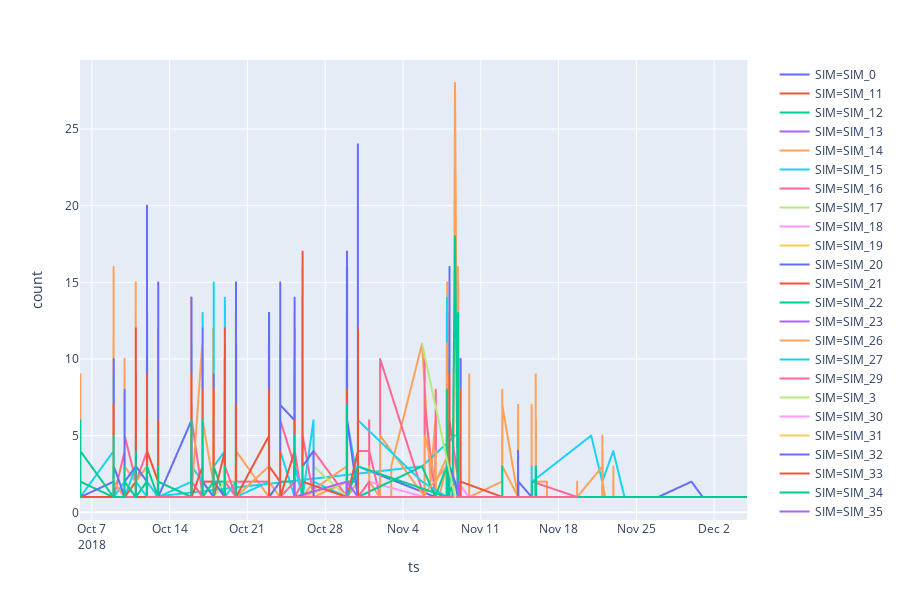

This figure's notebook cell:
### Code cell
simFig = px.line(simWithCountNumberPerDay, x='ts', y='count', color='SIM')
simFig

### Figure 1 — Plotly figure (JSON) as saved in the notebook; plotly's stock layout.template omitted (floating-point values rounded to 4 significant figures; data arrays with more than 128 entries replaced by an {"elided": "..."} marker saying what was removed)
{"data": [{"hoverlabel": {"namelength": 0}, "hovertemplate": "SIM=SIM_0<br>ts=%{x}<br>count=%{y}", "legendgroup": "SIM=SIM_0", "line": {"color": "#636efa", "dash": "solid"}, "mode": "lines", "name": "SIM=SIM_0", "showlegend": true, "type": "scattergl", "x": ["2018-10-05 23:17:07", "2018-10-05 23:17:09", "2018-10-08 22:46:44", "2018-10-08 22:46:45", "2018-10-08 22:46:56", "2018-10-08 23:01:46", "2018-10-08 23:02:22", "2018-10-08 23:16:43", "2018-10-08 23:16:49", "2018-10-08 23:16:53", "2018-10-08 23:16:55", "2018-10-08 23:16:59", "2018-10-09 22:47:10", "2018-10-09 23:02:14", "2018-10-10 23:01:33", "2018-10-10 23:01:37", "2018-10-10 23:01:46", "2018-10-10 23:02:10", "2018-10-10 23:17:09", "2018-10-10 23:17:11", "2018-10-11 23:01:47", "2018-10-11 23:02:13", "2018-10-11 23:16:53", "2018-10-12 23:16:37", "2018-10-12 23:16:55", "2018-10-15 22:46:48", "2018-10-15 23:01:39", "2018-10-15 23:01:47", "2018-10-15 23:01:54", "2018-10-15 23:02:00", "2018-10-15 23:02:01", "2018-10-15 23:02:04", "2018-10-15 23:16:57", "2018-10-15 23:17:00", "2018-10-15 23:17:02", "2018-10-15 23:17:12", "2018-10-15 23:17:13", "2018-10-15 23:17:14", "2018-10-16 22:46:53", "2018-10-16 23:02:14", "2018-10-16 23:16:55", "2018-10-16 23:16:57", "2018-10-16 23:16:59", "2018-10-16 23:17:13", "2018-10-16 23:17:21", "2018-10-17 23:02:07", "2018-10-17 23:02:23", "2018-10-17 23:17:35", "2018-10-17 23:17:42", "2018-10-18 23:02:08", "2018-10-18 23:02:22", "2018-10-18 23:16:50", "2018-10-18 23:16:55", "2018-10-18 23:17:13", "2018-10-18 23:17:28", "2018-10-19 23:02:02", "2018-10-19 23:17:19", "2018-10-19 23:18:16", "2018-10-19 23:18:22", "2018-10-19 23:18:28", "2018-10-23 23:01:51", "2018-10-23 23:02:03", "2018-10-25 05:04:04", "2018-10-25 05:04:09", "2018-10-25 05:16:54", "2018-10-25 05:17:20", "2018-10-25 05:17:31", "2018-10-25 05:32:12", "2018-10-25 05:32:30", "2018-10-25 05:47:09", "2018-10-25 06:02:15", "2018-10-25 06:02:17", "2018-10-25 22:47:23", "2018-10-25 22:47:25", "2018-10-25 23:02:04", "2018-10-29 22:46:46", "2018-10-29 22:47:17", "2018-10-29 23:01:10", "2018-10-29 23:01:34", "2018-10-30 23:01:01", "2018-11-06 22:16:01", "2018-11-07 23:01:10", "2018-11-07 23:01:21", "2018-11-07 23:01:36", "2018-11-07 23:17:09", "2018-11-07 23:17:25", "2018-11-07 23:17:29", "2018-11-07 23:17:59", "2018-11-07 23:31:17", "2018-11-07 23:31:18", "2018-11-07 23:31:27", "2018-11-07 23:46:28", "2018-11-07 23:46:55", "2018-11-08 00:01:21", "2018-11-08 00:01:38", "2018-11-08 00:19:39", "2018-11-08 00:19:53", "2018-11-08 00:20:16", "2018-11-08 00:20:35", "2018-11-08 00:20:55", "2018-11-08 05:02:03", "2018-11-08 05:02:07", "2018-11-08 05:02:08", "2018-11-08 05:02:22", "2018-11-08 05:03:10", "2018-11-08 05:03:13", "2018-11-08 05:03:51", "2018-11-08 16:50:40", "2018-11-08 23:16:20", "2018-11-08 23:16:24", "2018-11-08 23:16:25", "2018-11-08 23:16:28", "2018-11-08 23:16:29", "2018-11-08 23:16:31", "2018-11-08 23:16:47", "2018-11-08 23:31:34", "2018-11-08 23:31:43", "2018-11-08 23:31:47", "2018-11-08 23:46:56", "2018-11-08 23:46:57", "2018-11-08 23:47:03", "2018-11-08 23:47:09", "2018-11-09 00:01:29", "2018-11-09 23:31:06", "2018-11-15 14:31:31", "2018-11-15 23:46:49"], "xaxis": "x", "y": [1, 1, 1, 1, 1, 1, 1, 1, 1, 1, 1, 1, 1, 1, 1, 1, 1, 1, 1, 1, 1, 1, 2, 1, 1, 1, 1, 1, 1, 2, 1, 1, 1, 1, 1, 1, 1, 1, 1, 1, 1, 1, 1, 1, 1, 2, 1, 1, 1, 1, 1, 1, 1, 1, 1, 1, 1, 1, 1, 1, 1, 1, 1, 1, 1, 1, 1, 1, 1, 1, 1, 1, 1, 1, 1, 1, 1, 1, 1, 3, 1, 1, 1, 1, 1, 1, 1, 1, 1, 1, 1, 1, 1, 1, 1, 1, 1, 1, 1, 1, 1, 1, 1, 1, 1, 1, 1, 1, 1, 2, 1, 1, 1, 1, 1, 1, 2, 1, 1, 1, 1, 1, 1, 1, 1, 1], "yaxis": "y"}, {"hoverlabel": {"namelength": 0}, "hovertemplate": "SIM=SIM_11<br>ts=%{x}<br>count=%{y}", "legendgroup": "SIM=SIM_11", "line": {"color": "#EF553B", "dash": "solid"}, "mode": "lines", "name": "SIM=SIM_11", "showlegend": true, "type": "scattergl", "x": ["2018-11-05 17:41:10"], "xaxis": "x", "y": [5], "yaxis": "y"}, {"hoverlabel": {"namelength": 0}, "hovertemplate": "SIM=SIM_12<br>ts=%{x}<br>count=%{y}", "legendgroup": "SIM=SIM_12", "line": {"color": "#00cc96", "dash": "solid"}, "mode": "lines", "name": "SIM=SIM_12", "showlegend": true, "type": "scattergl", "x": ["2018-11-05 17:41:10"], "xaxis": "x", "y": [1], "yaxis": "y"}, {"hoverlabel": {"namelength": 0}, "hovertemplate": "SIM=SIM_13<br>ts=%{x}<br>count=%{y}", "legendgroup": "SIM=SIM_13", "line": {"color": "#ab63fa", "dash": "solid"}, "mode": "lines", "name": "SIM=SIM_13", "showlegend": true, "type": "scattergl", "x": ["2018-11-05 17:41:10"], "xaxis": "x", "y": [3], "yaxis": "y"}, {"hoverlabel": {"namelength": 0}, "hovertemplate": "SIM=SIM_14<br>ts=%{x}<br>count=%{y}", "legendgroup": "SIM=SIM_14", "line": {"color": "#FFA15A", "dash": "solid"}, "mode": "lines", "name": "SIM=SIM_14", "showlegend": true, "type": "scattergl", "x": {"elided": "2455 str values"}, "xaxis": "x", "y": {"elided": "2455 int values"}, "yaxis": "y"}, {"hoverlabel": {"namelength": 0}, "hovertemplate": "SIM=SIM_15<br>ts=%{x}<br>count=%{y}", "legendgroup": "SIM=SIM_15", "line": {"color": "#19d3f3", "dash": "solid"}, "mode": "lines", "name": "SIM=SIM_15", "showlegend": true, "type": "scattergl", "x": ["2018-10-12 09:42:48", "2018-11-05 17:41:10", "2018-11-08 16:50:40"], "xaxis": "x", "y": [1, 3, 5], "yaxis": "y"}, {"hoverlabel": {"namelength": 0}, "hovertemplate": "SIM=SIM_16<br>ts=%{x}<br>count=%{y}", "legendgroup": "SIM=SIM_16", "line": {"color": "#FF6692", "dash": "solid"}, "mode": "lines", "name": "SIM=SIM_16", "showlegend": true, "type": "scattergl", "x": {"elided": "319 str values"}, "xaxis": "x", "y": {"elided": "319 int values"}, "yaxis": "y"}, {"hoverlabel": {"namelength": 0}, "hovertemplate": "SIM=SIM_17<br>ts=%{x}<br>count=%{y}", "legendgroup": "SIM=SIM_17", "line": {"color": "#B6E880", "dash": "solid"}, "mode": "lines", "name": "SIM=SIM_17", "showlegend": true, "type": "scattergl", "x": ["2018-10-11 22:46:31", "2018-10-15 23:02:01", "2018-10-15 23:16:58", "2018-10-17 23:02:06", "2018-10-19 23:18:34", "2018-10-25 05:17:21", "2018-10-25 05:17:29", "2018-10-25 05:32:04", "2018-10-25 05:47:36", "2018-10-25 23:02:21", "2018-10-25 23:02:24", "2018-10-29 22:47:04", "2018-10-29 23:01:22", "2018-10-29 23:16:52", "2018-10-30 23:01:02", "2018-11-08 00:20:28", "2018-11-08 23:47:07", "2018-11-19 16:52:47"], "xaxis": "x", "y": [1, 1, 1, 1, 1, 1, 1, 1, 1, 1, 1, 1, 1, 1, 1, 1, 1, 1], "yaxis": "y"}, {"hoverlabel": {"namelength": 0}, "hovertemplate": "SIM=SIM_18<br>ts=%{x}<br>count=%{y}", "legendgroup": "SIM=SIM_18", "line": {"color": "#FF97FF", "dash": "solid"}, "mode": "lines", "name": "SIM=SIM_18", "showlegend": true, "type": "scattergl", "x": ["2018-10-08 22:16:40", "2018-10-08 22:16:43", "2018-10-08 23:01:36", "2018-10-08 23:01:37", "2018-10-08 23:01:40", "2018-10-08 23:02:16", "2018-10-08 23:02:17", "2018-10-09 22:31:30", "2018-10-09 22:46:46", "2018-10-09 22:47:01", "2018-10-10 22:31:31", "2018-10-10 23:01:58", "2018-10-10 23:02:11", "2018-10-10 23:02:13", "2018-10-11 22:46:36", "2018-10-11 23:02:04", "2018-10-11 23:02:18", "2018-10-12 23:16:42", "2018-10-12 23:16:43", "2018-10-12 23:16:49", "2018-10-12 23:16:58", "2018-10-15 22:16:36", "2018-10-15 22:46:38", "2018-10-15 23:16:36", "2018-10-15 23:16:37", "2018-10-15 23:16:41", "2018-10-15 23:16:47", "2018-10-15 23:16:51", "2018-10-16 23:02:29", "2018-10-16 23:02:30", "2018-10-16 23:02:31", "2018-10-17 22:31:42", "2018-10-17 23:17:03", "2018-10-17 23:17:20", "2018-10-17 23:17:44", "2018-10-17 23:17:47", "2018-10-18 23:16:54", "2018-10-18 23:17:04", "2018-10-18 23:17:06", "2018-10-18 23:17:19", "2018-10-18 23:17:32", "2018-10-18 23:17:33", "2018-10-19 23:17:08", "2018-10-19 23:17:09", "2018-10-22 22:16:49", "2018-10-22 22:16:50", "2018-10-22 22:31:36", "2018-10-22 22:47:03", "2018-10-22 22:47:04", "2018-10-22 22:47:05", "2018-10-22 22:47:06", "2018-10-23 22:31:38", "2018-10-23 22:31:44", "2018-10-23 23:01:50", "2018-10-23 23:01:55", "2018-10-23 23:01:56", "2018-10-23 23:02:04", "2018-10-25 06:01:51", "2018-10-25 22:32:38", "2018-10-25 22:32:41", "2018-10-25 22:47:07", "2018-10-25 22:47:11", "2018-10-25 22:47:33", "2018-10-25 23:02:37", "2018-10-26 22:46:59", "2018-10-26 22:47:01", "2018-10-26 22:47:07", "2018-10-29 23:01:40", "2018-10-29 23:01:47", "2018-10-31 22:46:25", "2018-10-31 22:46:37", "2018-10-31 22:46:38", "2018-11-05 22:31:02", "2018-11-06 12:31:05", "2018-11-06 22:31:04", "2018-11-06 22:31:08", "2018-11-06 22:46:23", "2018-11-06 22:46:24", "2018-11-06 22:46:26", "2018-11-07 22:31:06", "2018-11-07 22:31:07", "2018-11-07 23:18:01", "2018-11-07 23:18:02", "2018-11-07 23:18:03", "2018-11-08 22:46:49", "2018-11-08 22:46:52", "2018-11-08 22:46:58", "2018-11-09 22:46:52", "2018-11-15 22:46:44"], "xaxis": "x", "y": [1, 1, 1, 2, 1, 2, 1, 1, 1, 1, 1, 1, 1, 1, 1, 1, 1, 1, 1, 1, 1, 1, 1, 1, 1, 1, 1, 1, 1, 2, 2, 1, 1, 1, 1, 1, 2, 1, 1, 1, 2, 1, 1, 1, 1, 1, 1, 1, 1, 4, 1, 1, 1, 1, 1, 1, 1, 1, 1, 1, 1, 1, 1, 1, 1, 1, 2, 1, 1, 1, 1, 2, 1, 1, 1, 1, 1, 1, 1, 1, 2, 1, 2, 1, 1, 2, 2, 1, 1], "yaxis": "y"}, {"hoverlabel": {"namelength": 0}, "hovertemplate": "SIM=SIM_19<br>ts=%{x}<br>count=%{y}", "legendgroup": "SIM=SIM_19", "line": {"color": "#FECB52", "dash": "solid"}, "mode": "lines", "name": "SIM=SIM_19", "showlegend": true, "type": "scattergl", "x": ["2018-10-08 23:01:38", "2018-10-10 23:01:34", "2018-10-12 22:31:35", "2018-10-12 23:01:36", "2018-10-15 22:31:33", "2018-10-15 23:16:36", "2018-10-16 22:31:58", "2018-10-16 22:46:47", "2018-10-18 22:46:51", "2018-10-18 22:46:52", "2018-10-18 23:16:54", "2018-10-18 23:17:24", "2018-10-22 22:47:02", "2018-10-25 05:04:33", "2018-10-25 05:04:55", "2018-10-25 06:01:47", "2018-10-26 22:47:02", "2018-10-26 23:01:39", "2018-10-29 23:01:48", "2018-10-31 22:46:32", "2018-11-06 22:31:08", "2018-11-06 22:46:27", "2018-11-07 23:01:44"], "xaxis": "x", "y": [1, 1, 1, 1, 1, 1, 1, 1, 1, 1, 1, 1, 1, 1, 1, 1, 1, 1, 1, 1, 1, 1, 1], "yaxis": "y"}, {"hoverlabel": {"namelength": 0}, "hovertemplate": "SIM=SIM_20<br>ts=%{x}<br>count=%{y}", "legendgroup": "SIM=SIM_20", "line": {"color": "#636efa", "dash": "solid"}, "mode": "lines", "name": "SIM=SIM_20", "showlegend": true, "type": "scattergl", "x": ["2018-10-16 22:31:58", "2018-10-16 23:02:31", "2018-10-17 22:16:48"], "xaxis": "x", "y": [1, 1, 1], "yaxis": "y"}, {"hoverlabel": {"namelength": 0}, "hovertemplate": "SIM=SIM_21<br>ts=%{x}<br>count=%{y}", "legendgroup": "SIM=SIM_21", "line": {"color": "#EF553B", "dash": "solid"}, "mode": "lines", "name": "SIM=SIM_21", "showlegend": true, "type": "scattergl", "x": ["2018-11-06 22:46:26"], "xaxis": "x", "y": [1], "yaxis": "y"}, {"hoverlabel": {"namelength": 0}, "hovertemplate": "SIM=SIM_22<br>ts=%{x}<br>count=%{y}", "legendgroup": "SIM=SIM_22", "line": {"color": "#00cc96", "dash": "solid"}, "mode": "lines", "name": "SIM=SIM_22", "showlegend": true, "type": "scattergl", "x": ["2018-10-08 23:02:16", "2018-10-10 23:01:59", "2018-10-18 22:32:06", "2018-11-05 17:41:10", "2018-11-07 23:17:15", "2018-11-07 23:18:02", "2018-11-08 16:50:40", "2018-11-08 22:46:42", "2018-11-08 22:46:47", "2018-11-19 22:46:19"], "xaxis": "x", "y": [1, 1, 1, 1, 1, 1, 2, 1, 1, 1], "yaxis": "y"}, {"hoverlabel": {"namelength": 0}, "hovertemplate": "SIM=SIM_23<br>ts=%{x}<br>count=%{y}", "legendgroup": "SIM=SIM_23", "line": {"color": "#ab63fa", "dash": "solid"}, "mode": "lines", "name": "SIM=SIM_23", "showlegend": true, "type": "scattergl", "x": ["2018-10-08 23:01:38", "2018-10-09 22:47:15", "2018-10-18 22:47:01", "2018-10-22 22:16:43", "2018-10-23 23:01:53", "2018-10-23 23:02:00"], "xaxis": "x", "y": [1, 1, 1, 1, 1, 1], "yaxis": "y"}, {"hoverlabel": {"namelength": 0}, "hovertemplate": "SIM=SIM_26<br>ts=%{x}<br>count=%{y}", "legendgroup": "SIM=SIM_26", "line": {"color": "#FFA15A", "dash": "solid"}, "mode": "lines", "name": "SIM=SIM_26", "showlegend": true, "type": "scattergl", "x": ["2018-10-09 23:01:42", "2018-10-10 23:31:27", "2018-10-11 23:31:30", "2018-10-11 23:31:31", "2018-10-11 23:31:32", "2018-10-11 23:31:34", "2018-10-11 23:31:35", "2018-10-11 23:31:39", "2018-10-11 23:31:41", "2018-10-11 23:31:42", "2018-10-12 23:31:30", "2018-10-12 23:31:37", "2018-10-12 23:31:38", "2018-10-15 23:46:45", "2018-10-15 23:46:48", "2018-10-15 23:46:49", "2018-10-15 23:46:51", "2018-10-16 00:01:35", "2018-10-16 00:01:39", "2018-10-16 00:01:42", "2018-10-16 00:01:43", "2018-10-16 00:01:49", "2018-10-16 00:01:50", "2018-10-16 00:01:51", "2018-10-16 00:01:52", "2018-10-16 00:01:53", "2018-10-16 00:01:59", "2018-10-16 00:02:00", "2018-10-16 23:47:25", "2018-10-16 23:47:38", "2018-10-17 23:32:05", "2018-10-17 23:32:06", "2018-10-17 23:32:10", "2018-10-17 23:32:11", "2018-10-17 23:32:12", "2018-10-17 23:32:14", "2018-10-17 23:32:15", "2018-10-17 23:32:17", "2018-10-17 23:32:19", "2018-10-18 23:46:45", "2018-10-18 23:46:47", "2018-10-18 23:46:56", "2018-10-19 23:49:07", "2018-10-22 22:16:51", "2018-10-22 23:16:41", "2018-10-22 23:16:42", "2018-10-22 23:16:43", "2018-10-22 23:16:44", "2018-10-22 23:16:48", "2018-10-23 22:16:41", "2018-10-23 23:16:49", "2018-10-25 06:32:04", "2018-10-25 06:32:06", "2018-10-25 23:31:50", "2018-10-25 23:32:12", "2018-10-25 23:32:17", "2018-10-25 23:32:21", "2018-10-26 23:16:47", "2018-10-26 23:16:48", "2018-10-26 23:16:49", "2018-10-26 23:16:50", "2018-10-26 23:16:57", "2018-10-29 23:46:39", "2018-10-29 23:46:40", "2018-10-29 23:46:46", "2018-10-29 23:46:53", "2018-10-29 23:47:01", "2018-10-31 22:16:02", "2018-10-31 23:31:04", "2018-10-31 23:31:05", "2018-10-31 23:31:06", "2018-10-31 23:31:07", "2018-10-31 23:31:08", "2018-10-31 23:31:09", "2018-10-31 23:31:10", "2018-10-31 23:31:11", "2018-10-31 23:31:12", "2018-10-31 23:31:13", "2018-10-31 23:31:14", "2018-10-31 23:31:15", "2018-11-01 22:16:03", "2018-11-01 22:16:04", "2018-11-01 23:01:02", "2018-11-01 23:01:05", "2018-11-05 23:31:03", "2018-11-05 23:31:05", "2018-11-05 23:31:06", "2018-11-05 23:31:09", "2018-11-05 23:31:10", "2018-11-05 23:31:12", "2018-11-05 23:31:13", "2018-11-06 23:31:03", "2018-11-06 23:31:04", "2018-11-06 23:31:05", "2018-11-06 23:31:06", "2018-11-06 23:31:08", "2018-11-06 23:31:09", "2018-11-08 05:04:06", "2018-11-08 05:04:08", "2018-11-08 05:04:09", "2018-11-08 05:04:11", "2018-11-08 05:04:12", "2018-11-08 05:04:15", "2018-11-08 05:04:18", "2018-11-08 05:04:19", "2018-11-08 05:04:20"], "xaxis": "x", "y": [1, 2, 1, 3, 1, 1, 1, 1, 3, 2, 1, 2, 1, 1, 1, 1, 1, 1, 1, 1, 1, 1, 1, 1, 2, 1, 2, 1, 1, 1, 2, 5, 1, 1, 2, 3, 1, 1, 1, 1, 3, 1, 1, 1, 1, 1, 1, 1, 1, 1, 1, 2, 1, 1, 1, 1, 1, 2, 3, 1, 1, 1, 2, 2, 2, 1, 1, 1, 1, 1, 2, 1, 2, 3, 2, 2, 1, 3, 1, 2, 1, 2, 1, 5, 1, 1, 1, 2, 3, 1, 5, 2, 4, 2, 1, 1, 2, 4, 1, 2, 4, 4, 1, 1, 2, 1], "yaxis": "y"}, {"hoverlabel": {"namelength": 0}, "hovertemplate": "SIM=SIM_27<br>ts=%{x}<br>count=%{y}", "legendgroup": "SIM=SIM_27", "line": {"color": "#19d3f3", "dash": "solid"}, "mode": "lines", "name": "SIM=SIM_27", "showlegend": true, "type": "scattergl", "x": {"elided": "535 str values"}, "xaxis": "x", "y": {"elided": "535 int values"}, "yaxis": "y"}, {"hoverlabel": {"namelength": 0}, "hovertemplate": "SIM=SIM_29<br>ts=%{x}<br>count=%{y}", "legendgroup": "SIM=SIM_29", "line": {"color": "#FF6692", "dash": "solid"}, "mode": "lines", "name": "SIM=SIM_29", "showlegend": true, "type": "scattergl", "x": ["2018-10-08 23:01:47", "2018-10-08 23:17:01", "2018-10-08 23:17:03", "2018-10-09 22:46:55", "2018-10-09 22:46:59", "2018-10-10 23:01:33", "2018-10-11 23:01:55", "2018-10-12 23:16:43", "2018-10-12 23:17:00", "2018-10-16 23:02:26", "2018-10-17 23:02:07", "2018-10-17 23:17:32", "2018-10-18 23:16:52", "2018-10-18 23:16:53", "2018-10-18 23:17:17", "2018-10-18 23:17:25", "2018-10-18 23:32:31", "2018-10-19 23:17:14", "2018-10-25 05:04:00", "2018-10-25 05:17:25", "2018-10-25 05:47:08", "2018-10-25 23:01:55", "2018-10-25 23:02:13", "2018-10-29 23:01:16", "2018-10-29 23:01:45", "2018-11-08 05:02:43", "2018-11-08 05:02:52", "2018-11-08 05:03:15", "2018-11-08 22:46:46", "2018-11-09 00:24:01", "2018-11-09 05:02:44", "2018-11-21 22:46:24"], "xaxis": "x", "y": [1, 1, 2, 1, 1, 1, 1, 1, 1, 1, 1, 1, 1, 1, 1, 1, 1, 1, 1, 1, 1, 1, 1, 1, 1, 1, 1, 1, 1, 1, 1, 1], "yaxis": "y"}, {"hoverlabel": {"namelength": 0}, "hovertemplate": "SIM=SIM_3<br>ts=%{x}<br>count=%{y}", "legendgroup": "SIM=SIM_3", "line": {"color": "#B6E880", "dash": "solid"}, "mode": "lines", "name": "SIM=SIM_3", "showlegend": true, "type": "scattergl", "x": ["2018-11-05 17:41:10"], "xaxis": "x", "y": [5], "yaxis": "y"}, {"hoverlabel": {"namelength": 0}, "hovertemplate": "SIM=SIM_30<br>ts=%{x}<br>count=%{y}", "legendgroup": "SIM=SIM_30", "line": {"color": "#FF97FF", "dash": "solid"}, "mode": "lines", "name": "SIM=SIM_30", "showlegend": true, "type": "scattergl", "x": ["2018-10-08 22:46:58", "2018-10-08 23:01:48", "2018-10-08 23:01:55", "2018-10-09 22:46:58", "2018-10-09 22:47:13", "2018-10-10 23:01:55", "2018-10-10 23:02:00", "2018-10-11 23:02:10", "2018-10-11 23:16:55", "2018-10-12 23:01:54", "2018-10-12 23:16:48", "2018-10-12 23:16:59", "2018-10-12 23:17:02", "2018-10-15 22:46:50", "2018-10-15 23:01:56", "2018-10-15 23:16:45", "2018-10-15 23:32:16", "2018-10-17 23:02:28", "2018-10-17 23:02:33", "2018-10-17 23:17:44", "2018-10-18 23:32:34", "2018-10-18 23:32:36", "2018-10-19 23:02:08", "2018-10-19 23:17:18", "2018-10-19 23:17:22", "2018-10-19 23:18:02", "2018-10-19 23:18:25", "2018-10-25 05:04:38", "2018-10-25 05:17:18", "2018-10-25 05:17:19", "2018-10-25 05:32:21", "2018-10-25 06:02:03", "2018-10-25 23:17:25", "2018-10-25 23:17:28", "2018-10-29 23:01:17", "2018-11-07 23:46:47", "2018-11-08 00:01:26", "2018-11-08 00:01:34", "2018-11-08 00:01:38", "2018-11-08 00:20:23", "2018-11-08 00:20:38", "2018-11-08 05:03:11", "2018-11-08 23:16:24", "2018-11-08 23:16:32", "2018-11-09 00:21:46", "2018-11-09 00:22:08", "2018-11-09 00:25:38", "2018-11-14 09:16:19"], "xaxis": "x", "y": [1, 1, 1, 1, 1, 1, 1, 1, 1, 1, 1, 1, 1, 1, 1, 1, 1, 1, 1, 1, 1, 1, 1, 1, 1, 1, 1, 1, 1, 1, 1, 1, 1, 1, 1, 1, 1, 1, 1, 1, 1, 1, 1, 1, 2, 1, 1, 1], "yaxis": "y"}, {"hoverlabel": {"namelength": 0}, "hovertemplate": "SIM=SIM_31<br>ts=%{x}<br>count=%{y}", "legendgroup": "SIM=SIM_31", "line": {"color": "#FECB52", "dash": "solid"}, "mode": "lines", "name": "SIM=SIM_31", "showlegend": true, "type": "scattergl", "x": ["2018-10-08 22:46:54", "2018-10-08 22:46:55", "2018-10-08 23:01:36", "2018-10-08 23:16:32", "2018-10-08 23:16:41", "2018-10-09 22:46:43", "2018-10-09 23:01:50", "2018-10-09 23:02:09", "2018-10-10 23:01:51", "2018-10-10 23:02:03", "2018-10-10 23:02:12", "2018-10-10 23:16:48", "2018-10-10 23:17:12", "2018-10-11 22:46:31", "2018-10-11 23:02:07", "2018-10-11 23:02:09", "2018-10-11 23:16:45", "2018-10-11 23:16:56", "2018-10-12 23:01:34", "2018-10-12 23:01:46", "2018-10-12 23:01:49", "2018-10-12 23:02:02", "2018-10-12 23:16:39", "2018-10-12 23:16:57", "2018-10-12 23:16:58", "2018-10-15 23:01:48", "2018-10-15 23:01:56", "2018-10-15 23:02:09", "2018-10-15 23:02:15", "2018-10-15 23:02:19", "2018-10-15 23:16:43", "2018-10-15 23:16:51", "2018-10-15 23:16:53", "2018-10-15 23:16:55", "2018-10-15 23:16:56", "2018-10-15 23:17:04", "2018-10-15 23:31:35", "2018-10-16 23:16:56", "2018-10-16 23:17:09", "2018-10-17 23:01:57", "2018-10-17 23:02:04", "2018-10-17 23:02:30", "2018-10-17 23:17:44", "2018-10-18 23:01:49", "2018-10-18 23:01:53", "2018-10-18 23:02:16", "2018-10-18 23:02:23", "2018-10-18 23:17:06", "2018-10-18 23:17:16", "2018-10-18 23:17:20", "2018-10-19 23:02:15", "2018-10-19 23:17:11", "2018-10-19 23:17:12", "2018-10-19 23:17:16", "2018-10-19 23:17:30", "2018-10-23 22:47:08", "2018-10-25 05:17:22", "2018-10-25 05:17:23", "2018-10-25 05:31:55", "2018-10-25 05:32:00", "2018-10-25 05:32:14", "2018-10-25 05:32:31", "2018-10-25 05:47:37", "2018-10-25 06:01:54", "2018-10-25 06:02:21", "2018-10-25 22:47:15", "2018-10-25 23:01:55", "2018-10-29 22:46:46", "2018-10-29 22:47:06", "2018-10-29 23:01:38", "2018-10-29 23:01:44", "2018-11-07 22:31:08", "2018-11-07 22:31:10", "2018-11-07 23:01:11", "2018-11-07 23:01:13", "2018-11-07 23:01:16", "2018-11-07 23:01:22", "2018-11-07 23:01:24", "2018-11-07 23:17:14", "2018-11-07 23:17:16", "2018-11-07 23:17:23", "2018-11-07 23:17:36", "2018-11-07 23:17:41", "2018-11-07 23:31:16", "2018-11-07 23:31:28", "2018-11-07 23:31:32", "2018-11-07 23:46:49", "2018-11-08 00:01:03", "2018-11-08 00:01:06", "2018-11-08 00:01:07", "2018-11-08 00:01:37", "2018-11-08 00:01:41", "2018-11-08 00:20:13", "2018-11-08 00:20:24", "2018-11-08 00:20:57", "2018-11-08 00:21:02", "2018-11-08 00:21:03", "2018-11-08 00:21:08", "2018-11-08 00:35:20", "2018-11-08 00:35:31", "2018-11-08 05:02:15", "2018-11-08 05:02:20", "2018-11-08 05:02:24", "2018-11-08 05:02:25", "2018-11-08 05:03:26", "2018-11-08 05:03:45", "2018-11-08 05:03:50", "2018-11-08 05:03:56", "2018-11-08 22:46:47", "2018-11-08 23:16:22", "2018-11-08 23:16:37", "2018-11-08 23:16:47", "2018-11-08 23:31:26", "2018-11-08 23:31:50", "2018-11-08 23:47:11", "2018-11-12 22:46:25", "2018-11-12 23:01:11", "2018-11-14 09:16:20", "2018-11-15 14:46:49", "2018-11-15 23:01:26"], "xaxis": "x", "y": [1, 1, 2, 1, 1, 1, 1, 1, 1, 1, 1, 1, 1, 1, 1, 1, 1, 1, 1, 1, 1, 1, 1, 1, 1, 1, 1, 2, 1, 1, 1, 1, 1, 1, 1, 1, 1, 1, 1, 1, 1, 2, 1, 1, 1, 1, 1, 1, 1, 1, 1, 1, 1, 1, 1, 1, 1, 1, 2, 1, 1, 1, 1, 1, 1, 1, 1, 2, 1, 1, 1, 1, 1, 1, 1, 1, 1, 1, 1, 1, 1, 1, 1, 1, 1, 1, 2, 1, 1, 1, 1, 2, 1, 1, 1, 1, 1, 1, 1, 1, 1, 2, 1, 1, 1, 1, 1, 1, 1, 1, 1, 1, 1, 1, 1, 1, 1, 1, 1, 1], "yaxis": "y"}, {"hoverlabel": {"namelength": 0}, "hovertemplate": "SIM=SIM_32<br>ts=%{x}<br>count=%{y}", "legendgroup": "SIM=SIM_32", "line": {"color": "#636efa", "dash": "solid"}, "mode": "lines", "name": "SIM=SIM_32", "showlegend": true, "type": "scattergl", "x": ["2018-10-08 22:46:54", "2018-10-15 23:01:56", "2018-10-18 23:17:05", "2018-10-25 05:04:41", "2018-10-25 05:47:30", "2018-10-25 23:17:28", "2018-11-08 05:03:50"], "xaxis": "x", "y": [1, 1, 1, 1, 1, 1, 1], "yaxis": "y"}, {"hoverlabel": {"namelength": 0}, "hovertemplate": "SIM=SIM_33<br>ts=%{x}<br>count=%{y}", "legendgroup": "SIM=SIM_33", "line": {"color": "#EF553B", "dash": "solid"}, "mode": "lines", "name": "SIM=SIM_33", "showlegend": true, "type": "scattergl", "x": ["2018-10-12 23:16:38"], "xaxis": "x", "y": [1], "yaxis": "y"}, {"hoverlabel": {"namelength": 0}, "hovertemplate": "SIM=SIM_34<br>ts=%{x}<br>count=%{y}", "legendgroup": "SIM=SIM_34", "line": {"color": "#00cc96", "dash": "solid"}, "mode": "lines", "name": "SIM=SIM_34", "showlegend": true, "type": "scattergl", "x": {"elided": "1254 str values"}, "xaxis": "x", "y": {"elided": "1254 int values"}, "yaxis": "y"}, {"hoverlabel": {"namelength": 0}, "hovertemplate": "SIM=SIM_35<br>ts=%{x}<br>count=%{y}", "legendgroup": "SIM=SIM_35", "line": {"color": "#ab63fa", "dash": "solid"}, "mode": "lines", "name": "SIM=SIM_35", "showlegend": true, "type": "scattergl", "x": ["2018-10-09 22:47:05", "2018-10-11 23:17:08", "2018-10-16 23:17:16", "2018-10-18 23:02:28", "2018-10-19 23:17:22"], "xaxis": "x", "y": [1, 1, 1, 1, 1], "yaxis": "y"}, {"hoverlabel": {"namelength": 0}, "hovertemplate": "SIM=SIM_36<br>ts=%{x}<br>count=%{y}", "legendgroup": "SIM=SIM_36", "line": {"color": "#FFA15A", "dash": "solid"}, "mode": "lines", "name": "SIM=SIM_36", "showlegend": true, "type": "scattergl", "x": {"elided": "715 str values"}, "xaxis": "x", "y": {"elided": "715 int values"}, "yaxis": "y"}, {"hoverlabel": {"namelength": 0}, "hovertemplate": "SIM=SIM_37<br>ts=%{x}<br>count=%{y}", "legendgroup": "SIM=SIM_37", "line": {"color": "#19d3f3", "dash": "solid"}, "mode": "lines", "name": "SIM=SIM_37", "showlegend": true, "type": "scattergl", "x": ["2018-10-19 23:02:02", "2018-11-08 05:02:08", "2018-11-09 05:02:21"], "xaxis": "x", "y": [1, 1, 1], "yaxis": "y"}, {"hoverlabel": {"namelength": 0}, "hovertemplate": "SIM=SIM_38<br>ts=%{x}<br>count=%{y}", "legendgroup": "SIM=SIM_38", "line": {"color": "#FF6692", "dash": "solid"}, "mode": "lines", "name": "SIM=SIM_38", "showlegend": true, "type": "scattergl", "x": ["2018-10-09 23:01:42", "2018-10-09 23:01:43", "2018-10-09 23:01:48", "2018-10-09 23:02:13", "2018-10-10 23:31:27", "2018-10-10 23:31:28", "2018-10-10 23:31:29", "2018-10-10 23:31:30", "2018-10-10 23:31:31", "2018-10-10 23:31:32", "2018-10-10 23:31:33", "2018-10-11 23:31:35", "2018-10-11 23:31:40", "2018-10-12 23:31:29", "2018-10-12 23:31:31", "2018-10-12 23:31:33", "2018-10-12 23:31:34", "2018-10-12 23:31:37", "2018-10-12 23:31:40", "2018-10-12 23:31:42", "2018-10-12 23:31:59", "2018-10-15 23:46:42", "2018-10-15 23:46:45", "2018-10-15 23:46:49", "2018-10-15 23:46:50", "2018-10-15 23:46:51", "2018-10-16 00:01:38", "2018-10-16 00:01:49", "2018-10-16 00:01:50", "2018-10-16 00:01:53", "2018-10-16 00:01:56", "2018-10-16 00:01:57", "2018-10-16 00:01:58", "2018-10-16 00:01:59", "2018-10-16 23:47:28", "2018-10-16 23:47:30", "2018-10-16 23:47:33", "2018-10-16 23:47:37", "2018-10-16 23:47:39", "2018-10-16 23:47:41", "2018-10-16 23:48:03", "2018-10-17 23:32:03", "2018-10-17 23:32:04", "2018-10-17 23:32:05", "2018-10-17 23:32:07", "2018-10-17 23:32:11", "2018-10-17 23:32:12", "2018-10-17 23:32:13", "2018-10-17 23:32:14", "2018-10-17 23:32:15", "2018-10-17 23:32:17", "2018-10-17 23:32:19", "2018-10-17 23:32:20", "2018-10-18 23:46:46", "2018-10-18 23:46:49", "2018-10-18 23:46:50", "2018-10-18 23:46:52", "2018-10-18 23:46:53", "2018-10-18 23:46:55", "2018-10-18 23:46:56", "2018-10-18 23:46:57", "2018-10-18 23:46:58", "2018-10-19 23:48:57", "2018-10-19 23:49:01", "2018-10-19 23:49:55", "2018-10-22 23:16:41", "2018-10-22 23:16:42", "2018-10-22 23:16:47", "2018-10-22 23:16:56", "2018-10-23 22:16:41", "2018-10-23 23:16:49", "2018-10-23 23:16:50", "2018-10-23 23:16:51", "2018-10-23 23:16:52", "2018-10-23 23:17:03", "2018-10-25 06:32:05", "2018-10-25 06:32:06", "2018-10-25 06:32:07", "2018-10-25 06:32:08", "2018-10-25 06:32:09", "2018-10-25 06:32:18", "2018-10-25 23:32:15", "2018-10-25 23:32:16", "2018-10-25 23:32:18", "2018-10-25 23:32:19", "2018-10-25 23:32:20", "2018-10-25 23:32:21", "2018-10-25 23:32:22", "2018-10-25 23:32:23", "2018-10-25 23:32:34", "2018-10-25 23:32:39", "2018-10-26 23:16:49", "2018-10-26 23:16:50", "2018-10-26 23:16:51", "2018-10-26 23:16:52", "2018-10-26 23:16:57", "2018-10-29 23:46:39", "2018-10-29 23:46:45", "2018-10-29 23:46:50", "2018-10-29 23:46:54", "2018-10-30 23:01:16", "2018-10-31 23:16:39", "2018-10-31 23:31:09", "2018-10-31 23:31:11", "2018-11-05 23:31:05", "2018-11-12 23:16:05", "2018-11-12 23:16:07", "2018-11-12 23:16:08", "2018-11-12 23:16:10", "2018-11-12 23:31:05"], "xaxis": "x", "y": [1, 1, 1, 1, 1, 2, 1, 2, 2, 1, 1, 1, 1, 1, 2, 3, 1, 1, 1, 1, 1, 1, 1, 2, 2, 1, 1, 3, 1, 2, 1, 2, 1, 2, 1, 1, 1, 2, 1, 1, 1, 1, 2, 1, 2, 1, 1, 1, 1, 3, 1, 1, 1, 1, 1, 2, 1, 2, 2, 4, 2, 3, 1, 1, 1, 1, 3, 1, 1, 1, 1, 1, 1, 1, 1, 2, 2, 1, 3, 1, 1, 2, 1, 1, 2, 1, 4, 1, 2, 1, 1, 1, 4, 1, 1, 1, 1, 2, 1, 1, 1, 2, 1, 1, 1, 1, 2, 1, 1, 2], "yaxis": "y"}, {"hoverlabel": {"namelength": 0}, "hovertemplate": "SIM=SIM_39<br>ts=%{x}<br>count=%{y}", "legendgroup": "SIM=SIM_39", "line": {"color": "#B6E880", "dash": "solid"}, "mode": "lines", "name": "SIM=SIM_39", "showlegend": true, "type": "scattergl", "x": ["2018-10-10 23:31:27", "2018-10-10 23:31:28", "2018-10-10 23:31:29", "2018-10-10 23:31:34", "2018-10-11 23:31:31", "2018-10-11 23:31:33", "2018-10-12 23:31:31", "2018-10-15 23:46:42", "2018-10-15 23:46:46", "2018-10-16 00:01:48", "2018-10-16 00:01:51", "2018-10-16 00:01:55", "2018-10-16 00:01:58", "2018-10-16 00:02:00", "2018-10-16 23:47:24", "2018-10-17 23:32:03", "2018-10-17 23:32:05", "2018-10-17 23:32:07", "2018-10-18 23:46:45", "2018-10-18 23:46:46", "2018-10-18 23:46:47", "2018-10-18 23:46:49", "2018-10-19 23:49:04", "2018-10-22 23:16:41", "2018-10-22 23:16:44", "2018-10-23 23:16:49", "2018-10-25 06:32:05", "2018-10-25 23:32:12", "2018-10-25 23:32:16", "2018-10-26 23:16:46", "2018-10-26 23:16:47", "2018-10-26 23:16:49", "2018-10-29 23:46:39", "2018-10-31 23:31:09", "2018-10-31 23:31:13", "2018-11-05 23:31:05", "2018-11-12 23:16:07", "2018-11-12 23:31:05"], "xaxis": "x", "y": [1, 1, 1, 1, 1, 1, 1, 1, 1, 1, 1, 1, 1, 1, 1, 1, 1, 1, 2, 2, 3, 1, 1, 1, 1, 1, 1, 1, 1, 1, 1, 3, 1, 1, 1, 1, 1, 2], "yaxis": "y"}, {"hoverlabel": {"namelength": 0}, "hovertemplate": "SIM=SIM_4<br>ts=%{x}<br>count=%{y}", "legendgroup": "SIM=SIM_4", "line": {"color": "#FF97FF", "dash": "solid"}, "mode": "lines", "name": "SIM=SIM_4", "showlegend": true, "type": "scattergl", "x": ["2018-11-05 17:41:10"], "xaxis": "x", "y": [1], "yaxis": "y"}, {"hoverlabel": {"namelength": 0}, "hovertemplate": "SIM=SIM_40<br>ts=%{x}<br>count=%{y}", "legendgroup": "SIM=SIM_40", "line": {"color": "#FECB52", "dash": "solid"}, "mode": "lines", "name": "SIM=SIM_40", "showlegend": true, "type": "scattergl", "x": ["2018-11-07 23:31:25"], "xaxis": "x", "y": [1], "yaxis": "y"}, {"hoverlabel": {"namelength": 0}, "hovertemplate": "SIM=SIM_42<br>ts=%{x}<br>count=%{y}", "legendgroup": "SIM=SIM_42", "line": {"color": "#636efa", "dash": "solid"}, "mode": "lines", "name": "SIM=SIM_42", "showlegend": true, "type": "scattergl", "x": {"elided": "832 str values"}, "xaxis": "x", "y": {"elided": "832 int values"}, "yaxis": "y"}, {"hoverlabel": {"namelength": 0}, "hovertemplate": "SIM=SIM_43<br>ts=%{x}<br>count=%{y}", "legendgroup": "SIM=SIM_43", "line": {"color": "#EF553B", "dash": "solid"}, "mode": "lines", "name": "SIM=SIM_43", "showlegend": true, "type": "scattergl", "x": {"elided": "351 str values"}, "xaxis": "x", "y": {"elided": "351 int values"}, "yaxis": "y"}, {"hoverlabel": {"namelength": 0}, "hovertemplate": "SIM=SIM_44<br>ts=%{x}<br>count=%{y}", "legendgroup": "SIM=SIM_44", "line": {"color": "#00cc96", "dash": "solid"}, "mode": "lines", "name": "SIM=SIM_44", "showlegend": true, "type": "scattergl", "x": {"elided": "732 str values"}, "xaxis": "x", "y": {"elided": "732 int values"}, "yaxis": "y"}, {"hoverlabel": {"namelength": 0}, "hovertemplate": "SIM=SIM_45<br>ts=%{x}<br>count=%{y}", "legendgroup": "SIM=SIM_45", "line": {"color": "#ab63fa", "dash": "solid"}, "mode": "lines", "name": "SIM=SIM_45", "showlegend": true, "type": "scattergl", "x": ["2018-10-16 23:02:07", "2018-10-16 23:02:26", "2018-10-16 23:17:04", "2018-10-17 23:17:33", "2018-10-18 23:02:26", "2018-10-19 23:02:02", "2018-10-19 23:17:43", "2018-10-25 05:17:18", "2018-10-25 05:32:27", "2018-10-25 05:47:28", "2018-10-25 06:01:47", "2018-10-25 06:02:13", "2018-10-29 22:46:25", "2018-10-29 22:46:46", "2018-10-29 23:01:10", "2018-10-29 23:01:23", "2018-10-29 23:01:34", "2018-10-29 23:16:54", "2018-10-30 23:01:02", "2018-11-07 23:01:03", "2018-11-07 23:01:29", "2018-11-07 23:17:37", "2018-11-07 23:31:08", "2018-11-07 23:31:23", "2018-11-07 23:46:47", "2018-11-08 00:01:23", "2018-11-08 00:01:34", "2018-11-08 00:21:00", "2018-11-08 00:34:55", "2018-11-08 00:35:10", "2018-11-08 05:02:07", "2018-11-08 05:03:11", "2018-11-08 05:03:24", "2018-11-08 05:03:27", "2018-11-08 23:16:20", "2018-11-08 23:16:29", "2018-11-08 23:31:21", "2018-11-08 23:31:26", "2018-11-08 23:31:45", "2018-11-08 23:31:48", "2018-11-08 23:46:55", "2018-11-08 23:47:05", "2018-11-12 23:16:18", "2018-11-14 09:16:14", "2018-11-15 14:31:36"], "xaxis": "x", "y": [1, 1, 1, 1, 1, 1, 1, 1, 1, 1, 2, 1, 2, 1, 1, 1, 1, 2, 1, 1, 1, 1, 1, 1, 1, 1, 1, 1, 1, 1, 1, 1, 1, 1, 1, 1, 1, 1, 1, 2, 1, 1, 1, 1, 1], "yaxis": "y"}, {"hoverlabel": {"namelength": 0}, "hovertemplate": "SIM=SIM_46<br>ts=%{x}<br>count=%{y}", "legendgroup": "SIM=SIM_46", "line": {"color": "#FFA15A", "dash": "solid"}, "mode": "lines", "name": "SIM=SIM_46", "showlegend": true, "type": "scattergl", "x": ["2018-10-18 23:16:56"], "xaxis": "x", "y": [1], "yaxis": "y"}, {"hoverlabel": {"namelength": 0}, "hovertemplate": "SIM=SIM_47<br>ts=%{x}<br>count=%{y}", "legendgroup": "SIM=SIM_47", "line": {"color": "#19d3f3", "dash": "solid"}, "mode": "lines", "name": "SIM=SIM_47", "showlegend": true, "type": "scattergl", "x": ["2018-10-09 23:01:48"], "xaxis": "x", "y": [1], "yaxis": "y"}, {"hoverlabel": {"namelength": 0}, "hovertemplate": "SIM=SIM_48<br>ts=%{x}<br>count=%{y}", "legendgroup": "SIM=SIM_48", "line": {"color": "#FF6692", "dash": "solid"}, "mode": "lines", "name": "SIM=SIM_48", "showlegend": true, "type": "scattergl", "x": ["2018-10-11 23:02:04", "2018-10-12 23:17:02", "2018-10-15 23:02:06", "2018-10-18 23:17:03", "2018-11-07 23:31:35", "2018-11-08 05:02:16", "2018-11-08 22:16:23", "2018-11-08 22:46:39", "2018-11-19 16:52:48"], "xaxis": "x", "y": [1, 1, 1, 1, 1, 1, 1, 1, 1], "yaxis": "y"}, {"hoverlabel": {"namelength": 0}, "hovertemplate": "SIM=SIM_9<br>ts=%{x}<br>count=%{y}", "legendgroup": "SIM=SIM_9", "line": {"color": "#B6E880", "dash": "solid"}, "mode": "lines", "name": "SIM=SIM_9", "showlegend": true, "type": "scattergl", "x": ["2018-11-05 17:41:10", "2018-11-08 16:50:40"], "xaxis": "x", "y": [11, 1], "yaxis": "y"}], "layout": {"height": 600, "legend": {"tracegroupgap": 0}, "margin": {"t": 60}, "xaxis": {"anchor": "y", "domain": [0, 0.98], "title": {"text": "ts"}}, "yaxis": {"anchor": "x", "domain": [0, 1], "title": {"text": "count"}}}}
